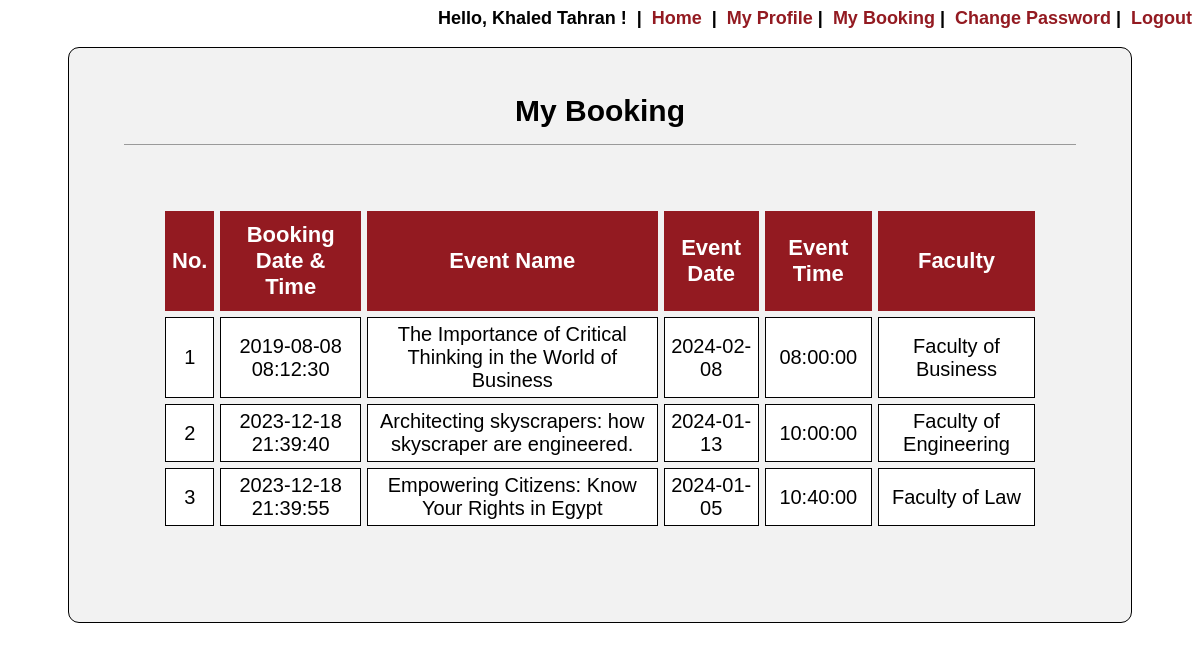
Page /my_booking.php (signed in) on the committed database.
### tables this page shows
CREATE TABLE `booking_details` (
  `BookingID` int(10) NOT NULL,
  `BookingTimeStamp` timestamp NOT NULL DEFAULT current_timestamp(),
  `UserID` varchar(10) NOT NULL,
  `EventID` int(10) NOT NULL
);

CREATE TABLE `event_details` (
  `EventID` int(10) NOT NULL,
  `EventName` varchar(100) NOT NULL,
  `EventDate` date NOT NULL,
  `EventTime` time NOT NULL,
  `EventCategory` varchar(100) NOT NULL,
  `EventDescription` text NOT NULL,
  `EventTicketPrice` double NOT NULL,
  `EventTicketTotal` int(11) NOT NULL,
  `EventTicketSold` int(11) NOT NULL,
  `VenueID` int(10) NOT NULL,
  `UserID` varchar(10) NOT NULL
);

CREATE TABLE `venue_details` (
  `VenueID` int(11) NOT NULL,
  `VenueName` varchar(80) NOT NULL,
  `VenueInfo` varchar(100) NOT NULL
);

### my_booking.php (the view, shortened to what this page needs)
<?php
include "database/connect.php";
include 'session.php';
$uid = $_SESSION['UserID'];
?>
<!DOCTYPE html>
<html>
<head>
</head>
<body background="image\bg.png">
	<div id="view" align="center">
		<p><span style="font-weight: 900;font-size: 30px">My Booking</span>
		</p>
		<hr>
		<table align="center" cellpadding="6px" cellspacing="6px">
			<tr>
				<th>No.</th>
				<th>Booking<br>Date & Time</th>
				<th>Event Name</th>
				<th>Event Date</th>
				<th>Event Time</th>
				<th>Faculty</th>
			</tr>
			<?php
			$count = 0;
			$conn = mysqli_connect($servername, $username, $password, $dbname);
			$read_user_booking = "SELECT * FROM booking_details WHERE UserID='$uid'";
			$result_read_user_booking = mysqli_query($conn, $read_user_booking);
			if ($result_read_user_booking) {
				while ($row = mysqli_fetch_array($result_read_user_booking, MYSQLI_ASSOC)) {
					$eid = $row['EventID'];
					$count = $count + 1;
					echo "<tr>";
					echo "<td>" . $count . "</td>";
					echo "<td>" . $row['BookingTimeStamp'] . "</td>";
					$read_event_detail = "SELECT * FROM event_details WHERE EventID='$eid'";
					$result_read_event_detail = mysqli_query($conn, $read_event_detail);
					if ($result_read_event_detail) {
						while ($row1 = mysqli_fetch_array($result_read_event_detail, MYSQLI_ASSOC)) {
							$vid = $row1['VenueID'];
							echo "<td>" . $row1['EventName'] . "</td>";
							echo "<td>" . $row1['EventDate'] . "</td>";
							echo "<td>" . $row1['EventTime'] . "</td>";
							$read_venue_detail = "SELECT * FROM venue_details WHERE VenueID='$vid'";
							$result_read_venue_detail = mysqli_query($conn, $read_venue_detail);
							if ($result_read_event_detail) {
								while ($row2 = mysqli_fetch_array($result_read_venue_detail, MYSQLI_ASSOC)) {
									echo "<td>" . $row2['VenueName'] . "</td>";
								}
							}
						}
					}
					echo "</tr>";
				}
			}
			?>
		</table>
	</div>
</body>
</html>

### my_booking.php (style rules this page uses)
body { font-family: 'Cairo-Medium', sans-serif; }
table { margin-left: 60px; margin-right: 60px; margin-bottom: 60px; text-align: justify; }
th { background-color: #931A21; border: 1px solid #931A21; font-size: 22px; text-align: center; padding-top: 10px; padding-bottom: 10px; color: white; }
td { border: 1px solid black; font-size: 20px; text-align: center; padding-top: 5px; padding-bottom: 5px; background-color: white; }
div { margin-left: 60px; margin-top: 15px; margin-right: 60px; padding: 30px; border: 0.5px solid black; border-radius: 11px; background-color: #f2f2f2; }
hr { border-bottom: none; border-left: none; border-right: none; width: 95%; padding-top: 10px; margin-bottom: 50px; }

### rows in the picture
booking_details: BookingTimeStamp "2019-08-08 08:12:30"
event_details: EventName "The Importance of Critical Thinking in the World of Business", EventDate "2024-02-08", EventTime "08:00:00"
venue_details: VenueName "Faculty of Business"
booking_details: BookingTimeStamp "2023-12-18 21:39:40"
event_details: EventName "Architecting skyscrapers: how skyscraper are engineered.", EventDate "2024-01-13", EventTime "10:00:00"
venue_details: VenueName "Faculty of Engineering"
booking_details: BookingTimeStamp "2023-12-18 21:39:55"
event_details: EventName "Empowering Citizens: Know Your Rights in Egypt", EventDate "2024-01-05", EventTime "10:40:00"
venue_details: VenueName "Faculty of Law"

### other values in the picture
$_SESSION['UserFullName'] "Khaled Tahran"
